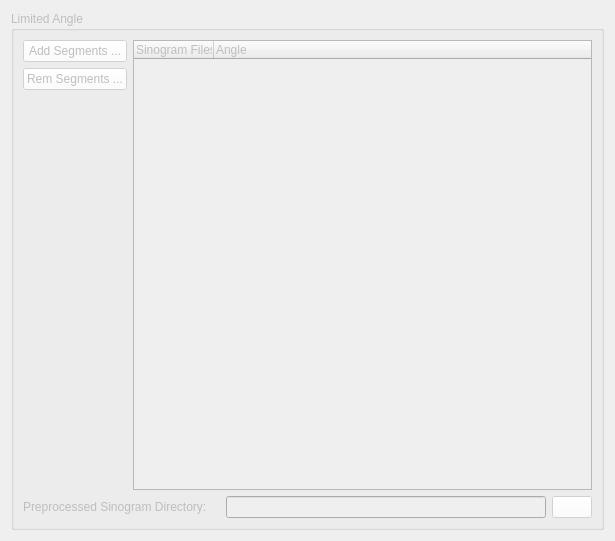
                 <widget class="QWidget" name="tab_LimAngle">
                  <property name="enabled">
                   <bool>false</bool>
                  </property>
                  <attribute name="title">
                   <string/>
                  </attribute>
                  <layout class="QGridLayout" name="gridLayout_18">
                   <item row="0" column="0">
                    <widget class="QGroupBox" name="GrBox_LimitAngleSinograms">
                     <property name="sizePolicy">
                      <sizepolicy hsizetype="Preferred" vsizetype="Preferred">
                       <horstretch>0</horstretch>
                       <verstretch>0</verstretch>
                      </sizepolicy>
                     </property>
                     <property name="title">
                      <string>Limited Angle</string>
                     </property>
                     <layout class="QGridLayout" name="gridLayout_17">
                      <item row="0" column="0">
                       <layout class="QVBoxLayout" name="verticalLayout_2">
                        <item>
                         <layout class="QHBoxLayout" name="horizontalLayout_26">
                          <item>
                           <layout class="QVBoxLayout" name="verticalLayout">
                            <item>
                             <widget class="QPushButton" name="Btn_LimAngleAddSeg">
                              <property name="styleSheet">
                               <string notr="true">background: white
</string>
                              </property>
                              <property name="text">
                               <string>Add Segments ...</string>
                              </property>
                              <property name="icon">
                               <iconset>
                                <normaloff>Images/LimAddSegment.png</normaloff>Images/LimAddSegment.png</iconset>
                              </property>
                              <property name="iconSize">
                               <size>
                                <width>42</width>
                                <height>42</height>
                               </size>
                              </property>
                             </widget>
                            </item>
                            <item>
                             <widget class="QPushButton" name="Btn_LimAngleRemSeg">
                              <property name="styleSheet">
                               <string notr="true">background: white</string>
                              </property>
                              <property name="text">
                               <string>Rem Segments ...</string>
                              </property>
                              <property name="icon">
                               <iconset>
                                <normaloff>Images/LimRemSegment.png</normaloff>Images/LimRemSegment.png</iconset>
                              </property>
                              <property name="iconSize">
                               <size>
                                <width>42</width>
                                <height>42</height>
                               </size>
                              </property>
                             </widget>
                            </item>
                            <item>
                             <spacer name="verticalSpacer_4">
                              <property name="orientation">
                               <enum>Qt::Vertical</enum>
                              </property>
                              <property name="sizeHint" stdset="0">
                               <size>
                                <width>20</width>
                                <height>270</height>
                               </size>
                              </property>
                             </spacer>
                            </item>
                           </layout>
                          </item>
                          <item>
                           <widget class="QTreeWidget" name="TreeWidget_LimAngleSeg">
                            <property name="minimumSize">
                             <size>
                              <width>400</width>
                              <height>450</height>
                             </size>
                            </property>
                            <property name="selectionMode">
                             <enum>QAbstractItemView::SingleSelection</enum>
                            </property>
                            <attribute name="headerMinimumSectionSize">
                             <number>50</number>
                            </attribute>
                            <attribute name="headerDefaultSectionSize">
                             <number>80</number>
                            </attribute>
                            <column>
                             <property name="text">
                              <string>Sinogram Files</string>
                             </property>
                            </column>
                            <column>
                             <property name="text">
                              <string>Angle</string>
                             </property>
                            </column>
                           </widget>
                          </item>
                         </layout>
                        </item>
                        <item>
                         <layout class="QHBoxLayout" name="horizontalLayout_15">
                          <item>
                           <widget class="QLabel" name="label_PreProcSinoDir">
                            <property name="text">
                             <string>Preprocessed Sinogram Directory:</string>
                            </property>
                           </widget>
                          </item>
                          <item>
                           <spacer name="horizontalSpacer_19">
                            <property name="orientation">
                             <enum>Qt::Horizontal</enum>
                            </property>
                            <property name="sizeHint" stdset="0">
                             <size>
                              <width>13</width>
                              <height>20</height>
                             </size>
                            </property>
                           </spacer>
                          </item>
                          <item>
                           <widget class="QLineEdit" name="LEd_LimAnglePreProcDir">
                            <property name="minimumSize">
                             <size>
                              <width>320</width>
                              <height>0</height>
                             </size>
                            </property>
                           </widget>
                          </item>
                          <item>
                           <widget class="QPushButton" name="Btn_LimAnglePreProcDir">
                            <property name="styleSheet">
                             <string notr="true">background: white;</string>
                            </property>
                            <property name="text">
                             <string/>
                            </property>
                            <property name="icon">
                             <iconset>
                              <normaloff>Images/diropen-32.png</normaloff>Images/diropen-32.png</iconset>
                            </property>
                           </widget>
                          </item>
                         </layout>
                        </item>
                       </layout>
                      </item>
                     </layout>
                    </widget>
                   </item>
                  </layout>
                 </widget>
